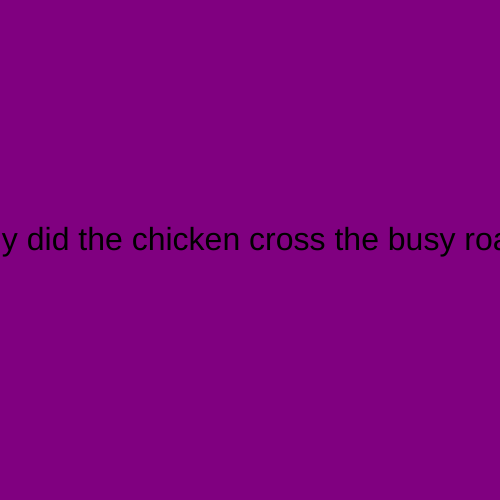
Frame 1 (no input)
Frame 60 (no input): identical to frame 1, image omitted
Frame 120 (the mouse pressed at the canvas centre since frame 60): identical to frame 1, image omitted

The p5.js sketch that drew this single still picture (run headless with seeded random() and noise() and a simulated clock; from frame 60 on, the mouse is pressed at the canvas centre):

// p5.js sketch
// ── sketch.js
let timer = 0;
let state = 0;


function setup() {
  createCanvas(500, 500);
  textSize(32);
  textAlign(CENTER);
  rectMode(CENTER);
}

function draw() {

  switch (state){
    case 0:
    background('purple');
    text('Why did the chicken cross the busy road?', 250, 250);
    break;

    case 1:
    background('orange');
    text('because he was having a bad day. ', 250, 250);
    break;

    timer = timer + 1;
    if (timer > 5*60) {

      state = 1;
      timer = 0;
    }
  }

}


function mouseReleased() {
  state++;

  if (state > 1) {
    state = 0;
  }
}
